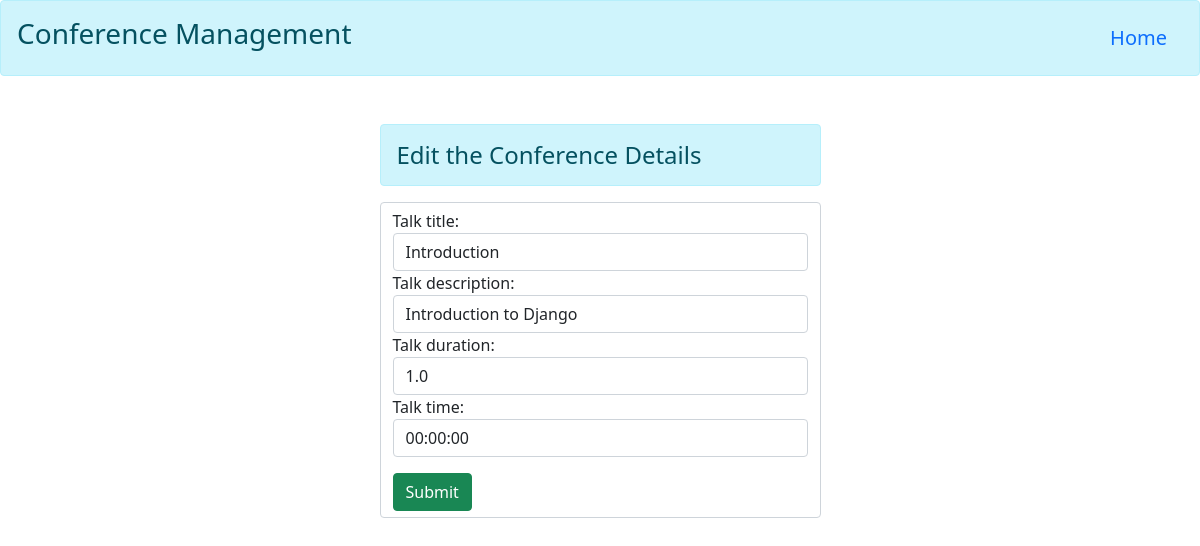
Page /Introduction/talks/edit on the committed database.
### myapp/models.py (models this page shows)
class TalkModel(models.Model):
    talk_conference_title  = models.ForeignKey(ConferenceModel,on_delete=models.CASCADE)
    talk_title = models.TextField(null=False,primary_key=True)
    talk_description =  models.CharField(max_length=100,null=False)
    talk_duration = models.DecimalField(max_digits=2,decimal_places=1)
    talk_time = models.TimeField(null=True)

### myapp/views.py (the view)
# urls.py: path('<str:id>/talks/edit',views.talkedit,name='talkedit'),
def talkedit(request,id):
    if request.method == 'POST':
        uniquetalktitle = TalkModel.objects.get(pk=id)
        requesttalkdetails = TalkForm(request.POST,instance=uniquetalktitle)
        if requesttalkdetails.is_valid():
            requesttalkdetails.save()
            return HttpResponsePermanentRedirect('/')
    else:
        uniquetalktitle = TalkModel.objects.get(pk=id)
        requesttalkdetails = TalkForm(instance=uniquetalktitle)
    return render(request,'myapp/talkedit.html',{'requesttalkdetails':requesttalkdetails})

### myapp/forms.py
class TalkForm(forms.ModelForm):
    class Meta:
        model = TalkModel
        fields = ['talk_conference_title','talk_title','talk_description','talk_duration','talk_time']
        widgets = {
            'talk_conference_title' : forms.HiddenInput,
            'talk_title' : forms.TextInput(attrs={'class':'form-control '}),
            'talk_description' : forms.TextInput(attrs={'class':'form-control '}),
            'talk_duration' : forms.TextInput(attrs={'class':'form-control '}),
            'talk_time' : forms.TextInput(attrs={'class':'form-control','placeholder':'HH:MM:SS'}),
        }

### myapp/templates/myapp/talkedit.html (shortened to what this page needs)
{% extends 'myapp/base.html' %}
{% block content %}
<div class="col-sm-5 container">
    <h4 class="alert alert-info">Edit the Conference Details</h4>
    <form class="form-control" method="POST">
    {{ requesttalkdetails }}
        <input type="submit" class="btn btn-success " value="Submit" id="add">
    </form>
</div>
{% endblock content %}

### rows in the picture
TalkModel: talk_title "Introduction", talk_description "Introduction to Django", talk_duration "1.0", talk_time "00:00:00"
